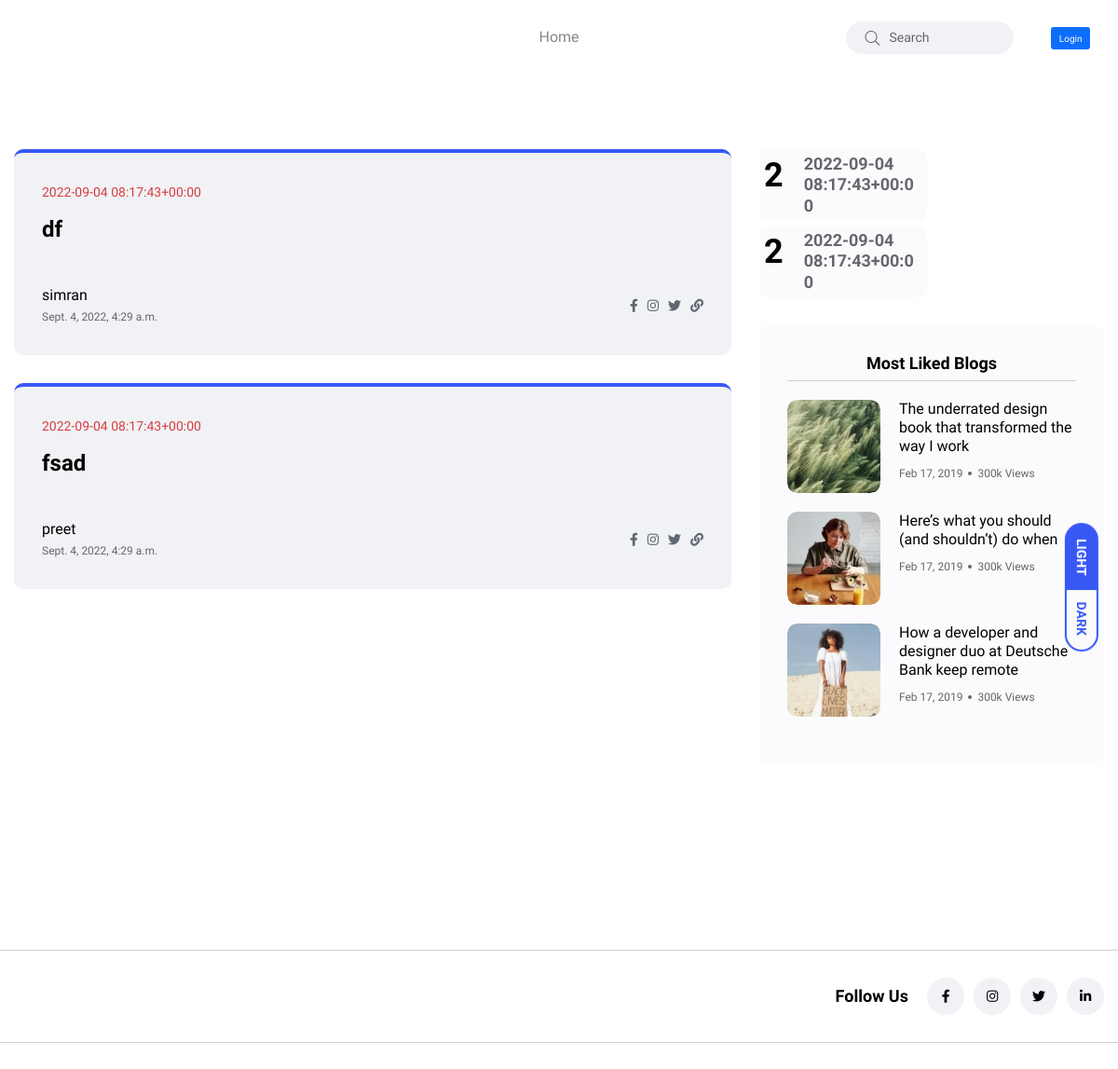
/all-blogs/, run on an earlier commit of the app's database.
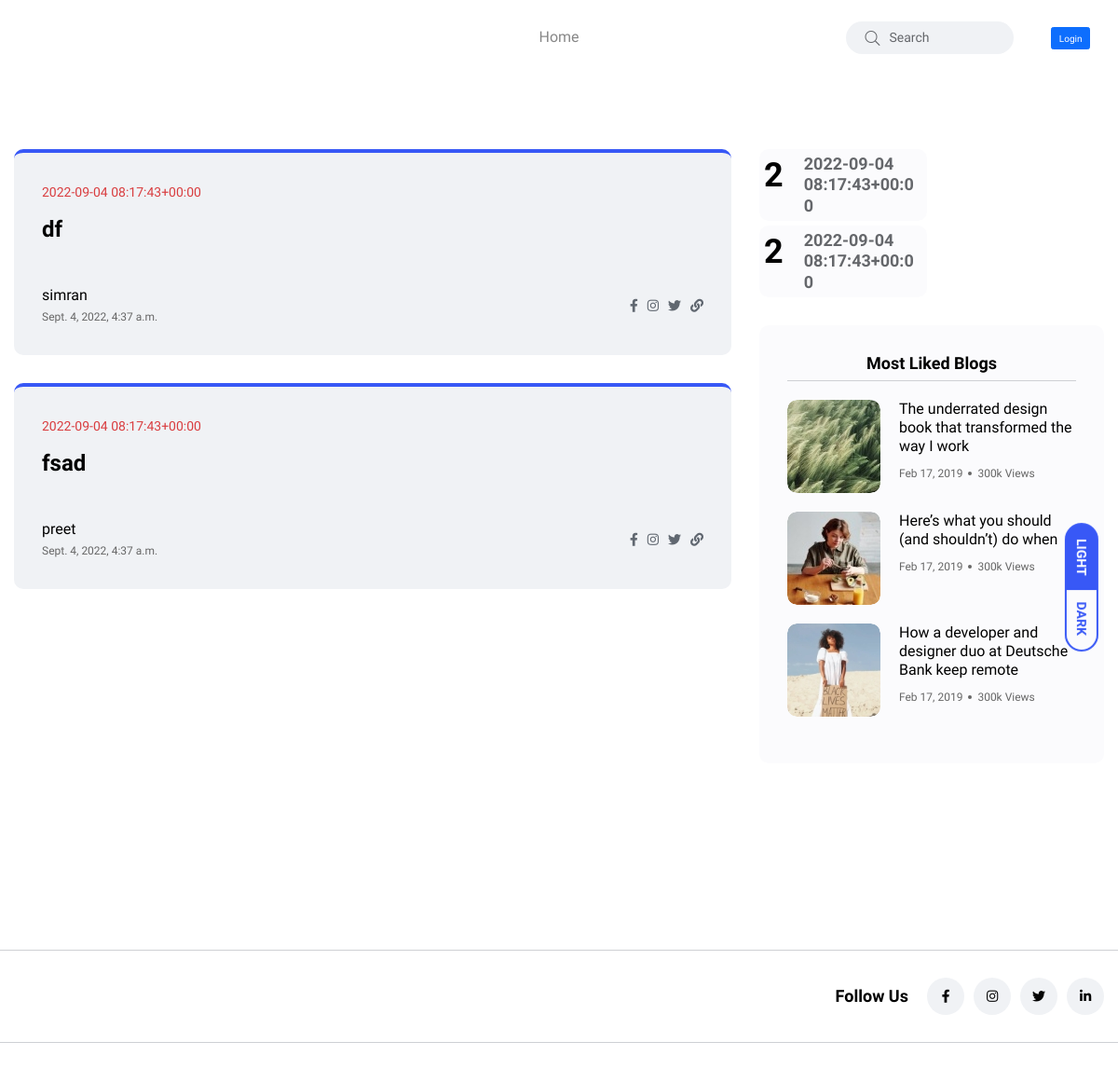
And on a later commit of the database.
### blogapp/models.py (models this page shows, shortened)
class Blog(models.Model):
    audio_choice = (
    ("Processing", "Processing"),
    ("Complete", "Complete")
)
    title = models.CharField(max_length=100)
    content = RichTextUploadingField()
    audio_url = models.FileField(upload_to = 'audio_file/', null=True, blank=True)
    audio_status = models.CharField(choices=audio_choice, max_length=15)
    state = models.CharField(max_length=100)
    category = models.CharField(max_length=100)
    slug = models.SlugField(max_length=40, unique=True)
    user = models.ForeignKey(User, on_delete=models.CASCADE)
    created_at = models.DateTimeField(auto_now_add=True)
    updated_at = models.DateTimeField(auto_now=True)

### blogapp/views.py (the view)
# urls.py: path('all-blogs/',views.ListBlogView.as_view(),name='all-blogs'),
class ListBlogView(ListView):
    def get(self, request):
        blogsData = Blog.objects.all()
        return render(request, 'blog-list.html', {'blogsData': blogsData})

### blogapp/templates/blog-list.html (shortened to what the changed rows need)
{% extends 'base.html' %}
{% load static %}
{% block content %}
        <div class="axil-post-list-area axil-section-gap bg-color-white">
            <div class="container">
                <div class="row">
                    <div class="col-lg-8 col-xl-8">
                        {% for blog in blogsData %}
                        <div class="content-block post-list-view sticky mt--30">
                            <div class="post-content">
                                <div class="post-cat">
                                    <div class="post-cat-list">
                                        <a class="hover-flip-item-wrapper" href="#">
                                            <span class="hover-flip-item">
                                                <span data-text="{{blog.category}}">{{blog.category}}</span>
                                            </span>
                                        </a>
                                    </div>
                                </div>
                                <h4 class="title"><a href="{% url 'blog-detail' blog.slug %}">{{blog.title}} </a></h4>
                                <div class="post-meta-wrapper">
                                    <div class="post-meta">
                                        <div class="content">
                                            <h6 class="post-author-name">
                                                <a class="hover-flip-item-wrapper">
                                                    <span class="hover-flip-item">
                                                        <span data-text="{{blog.user}}">{{blog.user}}</span>
                                                    </span>
                                                </a>
                                            </h6>
                                            <ul class="post-meta-list">
                                                <li>{{blog.created_at}}</li>
                                            </ul>
                                        </div>
                                    </div>
                                    <ul class="social-share-transparent justify-content-end">
                                        <li><a href="https://www.facebook.com/"><i class="fab fa-facebook-f"></i></a></li>
                                        <li><a href="https://www.instagram.com/"><i class="fab fa-instagram"></i></a></li>
                                        <li><a href="https://www.twitter.com/"><i class="fab fa-twitter"></i></a></li>
                                        <li><a href="https://www.facebook.com/"><i class="fas fa-link"></i></a></li>
                                    </ul>
                                </div>
                            </div>
                        </div>
                        {% endfor %}
                    </div>
                    <div class="col-lg-4 col-xl-4 mt_md--40 mt_sm--40">
                        <div class="sidebar-inner">
                            <div class="axil-single-widget widget widget_categories mb--30">
                                {% for data in blogsData %}
                                <ul>
                                    <li class="cat-item">
                                        <a class="inner">
                                            <div class="thumbnail">
                                                <h2>{{data.category|make_list|first}}</h2>
                                            </div>
                                            <div class="content">
                                                <h5 class="title">{{data.category}}</h5>
                                            </div>
                                        </a>
                                    </li>
                                </ul>
                                {% endfor %}
                            </div>
                    </div>
                </div>
            </div>
        </div>
{% endblock %}

What changed in the data, as far as the page shows it:
changed Blog "df": created_at "Sept. 4, 2022, 4:29 a.m." → "Sept. 4, 2022, 4:37 a.m."
changed Blog "fsad": created_at "Sept. 4, 2022, 4:29 a.m." → "Sept. 4, 2022, 4:37 a.m."
